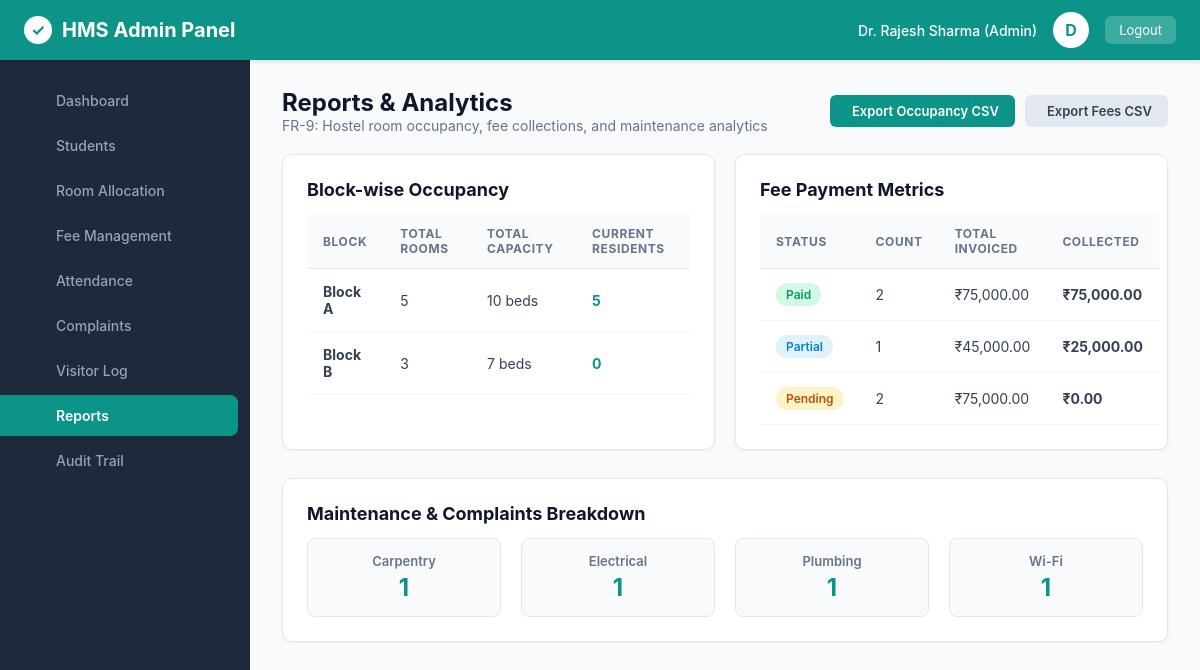
The page /admin/reports (signed in) on the database its author committed.
### tables this page shows
CREATE TABLE users (
        id INTEGER PRIMARY KEY AUTOINCREMENT,
        username TEXT UNIQUE NOT NULL,
        password_hash TEXT NOT NULL,
        role TEXT NOT NULL CHECK(role IN ('admin', 'warden', 'student', 'staff')),
        full_name TEXT NOT NULL,
        email TEXT UNIQUE NOT NULL,
        phone TEXT,
        created_at TIMESTAMP DEFAULT CURRENT_TIMESTAMP
    );

CREATE TABLE rooms (
        id INTEGER PRIMARY KEY AUTOINCREMENT,
        room_number TEXT UNIQUE NOT NULL,
        block TEXT NOT NULL,
        floor INTEGER NOT NULL,
        capacity INTEGER NOT NULL DEFAULT 2,
        occupied_count INTEGER NOT NULL DEFAULT 0,
        room_type TEXT NOT NULL,
        fee_per_semester REAL NOT NULL,
        status TEXT NOT NULL DEFAULT 'Available' CHECK(status IN ('Available', 'Full', 'Maintenance'))
    );

CREATE TABLE fees (
        id INTEGER PRIMARY KEY AUTOINCREMENT,
        student_id INTEGER NOT NULL,
        semester TEXT NOT NULL,
        total_amount REAL NOT NULL,
        paid_amount REAL NOT NULL DEFAULT 0.0,
        status TEXT NOT NULL CHECK(status IN ('Paid', 'Pending', 'Partial')),
        due_date DATE NOT NULL,
        payment_date DATE,
        transaction_id TEXT,
        FOREIGN KEY (student_id) REFERENCES students(id) ON DELETE CASCADE
    );

CREATE TABLE complaints (
        id INTEGER PRIMARY KEY AUTOINCREMENT,
        student_id INTEGER NOT NULL,
        title TEXT NOT NULL,
        category TEXT NOT NULL CHECK(category IN ('Electrical', 'Plumbing', 'Wi-Fi', 'Carpentry', 'Cleanliness', 'Other')),
        description TEXT NOT NULL,
        status TEXT NOT NULL DEFAULT 'Pending' CHECK(status IN ('Pending', 'In Progress', 'Resolved')),
        priority TEXT NOT NULL DEFAULT 'Medium' CHECK(priority IN ('Low', 'Medium', 'High')),
        created_at TIMESTAMP DEFAULT CURRENT_TIMESTAMP,
        updated_at TIMESTAMP DEFAULT CURRENT_TIMESTAMP,
        resolution_remarks TEXT,
        FOREIGN KEY (student_id) REFERENCES students(id) ON DELETE CASCADE
    );

### app/main.py (the view)
@app.get("/admin/reports", response_class=HTMLResponse)
def admin_reports(request: Request):
    user = get_current_user(request)
    if not user or user["role"] != "admin":
        return RedirectResponse(url="/login", status_code=302)
    conn = get_db()
    cursor = conn.cursor()
    cursor.execute("SELECT block, COUNT(*) as total_rooms, SUM(capacity) as capacity, SUM(occupied_count) as occupied FROM rooms GROUP BY block;")
    room_stats = cursor.fetchall()
    cursor.execute("SELECT status, COUNT(*) as count, SUM(total_amount) as total_val, SUM(paid_amount) as collected_val FROM fees GROUP BY status;")
    fee_stats = cursor.fetchall()
    cursor.execute("SELECT category, COUNT(*) as count FROM complaints GROUP BY category;")
    complaint_stats = cursor.fetchall()
    conn.close()
    return templates.TemplateResponse(request=request, name="admin_reports.html", context={
        "user": user,
        "active_page": "reports",
        "room_stats": room_stats,
        "fee_stats": fee_stats,
        "complaint_stats": complaint_stats
    })

### app/templates/admin_reports.html (shortened to what this page needs)
{% extends "base.html" %}
{% block content %}
<div class="card-header-bar">
  <div>
    <h1 style="font-size: 24px; font-weight: 700; color: #0f172a;">Reports & Analytics</h1>
    <p style="font-size: 14px; color: #64748b;">FR-9: Hostel room occupancy, fee collections, and maintenance analytics</p>
  </div>
  <div style="display: flex; gap: 10px;">
    <a href="/admin/reports/export/occupancy" class="btn btn-primary">
       Export Occupancy CSV
    </a>
    <a href="/admin/reports/export/fees" class="btn btn-secondary">
       Export Fees CSV
    </a>
  </div>
</div>
<div class="metrics-grid">
  <div class="content-card" style="margin-bottom: 0;">
    <h2 class="card-title" style="margin-bottom: 14px;">Block-wise Occupancy</h2>
    <table class="data-table">
      <thead>
        <tr>
          <th>Block</th>
          <th>Total Rooms</th>
          <th>Total Capacity</th>
          <th>Current Residents</th>
        </tr>
      </thead>
      <tbody>
        {% for b in room_stats %}
        <tr>
          <td><strong>{{ b.block }}</strong></td>
          <td>{{ b.total_rooms }}</td>
          <td>{{ b.capacity }} beds</td>
          <td><strong style="color: #0d9488;">{{ b.occupied or 0 }}</strong></td>
        </tr>
        {% endfor %}
      </tbody>
    </table>
  </div>
  <div class="content-card" style="margin-bottom: 0;">
    <h2 class="card-title" style="margin-bottom: 14px;">Fee Payment Metrics</h2>
    <table class="data-table">
      <thead>
        <tr>
          <th>Status</th>
          <th>Count</th>
          <th>Total Invoiced</th>
          <th>Collected</th>
        </tr>
      </thead>
      <tbody>
        {% for f in fee_stats %}
        <tr>
          <td>
            <span class="status-badge {% if f.status == 'Paid' %}badge-paid{% elif f.status == 'Partial' %}badge-in-progress{% else %}badge-pending{% endif %}">
              {{ f.status }}
            </span>
          </td>
          <td>{{ f.count }}</td>
          <td>₹{{ "{:,.2f}".format(f.total_val) }}</td>
          <td><strong>₹{{ "{:,.2f}".format(f.collected_val or 0) }}</strong></td>
        </tr>
        {% endfor %}
      </tbody>
    </table>
  </div>
</div>
<div class="content-card" style="margin-top: 24px;">
  <h2 class="card-title" style="margin-bottom: 14px;">Maintenance & Complaints Breakdown</h2>
  <div style="display: flex; gap: 20px; flex-wrap: wrap;">
    {% for c in complaint_stats %}
    <div style="background: #f8fafc; border: 1px solid #e2e8f0; border-radius: 8px; padding: 14px 22px; flex: 1; min-width: 140px; text-align: center;">
      <div style="font-size: 13px; color: #64748b; font-weight: 600;">{{ c.category }}</div>
      <div style="font-size: 24px; font-weight: 700; color: #0d9488; margin-top: 4px;">{{ c.count }}</div>
    </div>
    {% endfor %}
  </div>
</div>
{% endblock %}

### app/templates/base.html (shortened to what this page needs)
<!DOCTYPE html>
<html lang="en">
<head>
  <link rel="stylesheet" href="/static/css/style.css">
</head>
<body>
  <header class="app-header">
    <div class="header-brand">
      <span class="header-brand-icon">✓</span>
      <span>HMS Admin Panel</span>
    </div>
    <div class="header-user-menu">
      <span style="font-size: 14px; font-weight: 500;">{{ user.full_name }} ({{ user.role | capitalize }})</span>
      <div class="header-avatar">{{ user.full_name[0] }}</div>
      <a href="/logout" class="btn-logout"> Logout</a>
    </div>
  </header>
  <aside class="app-sidebar">
    <ul class="sidebar-menu">
      <li class="sidebar-item">
        <a href="/admin/dashboard" class="sidebar-link {% if active_page == 'dashboard' %}active{% endif %}">
          <span>Dashboard</span>
        </a>
      </li>
      {% if user.role in ['admin'] %}
      <li class="sidebar-item">
        <a href="/admin/students" class="sidebar-link {% if active_page == 'students' %}active{% endif %}">
          <span>Students</span>
        </a>
      </li>
      <li class="sidebar-item">
        <a href="/admin/rooms" class="sidebar-link {% if active_page == 'rooms' %}active{% endif %}">
          <span>Room Allocation</span>
        </a>
      </li>
      <li class="sidebar-item">
        <a href="/admin/fees" class="sidebar-link {% if active_page == 'fees' %}active{% endif %}">
          <span>Fee Management</span>
        </a>
      </li>
      {% endif %}
      <li class="sidebar-item">
        <a href="/admin/attendance" class="sidebar-link {% if active_page == 'attendance' %}active{% endif %}">
          <span>Attendance</span>
        </a>
      </li>
      <li class="sidebar-item">
        <a href="/admin/complaints" class="sidebar-link {% if active_page == 'complaints' %}active{% endif %}">
          <span>Complaints</span>
        </a>
      </li>
      <li class="sidebar-item">
        <a href="/admin/visitors" class="sidebar-link {% if active_page == 'visitors' %}active{% endif %}">
          <span>Visitor Log</span>
        </a>
      </li>
      {% if user.role in ['admin'] %}
      <li class="sidebar-item">
        <a href="/admin/reports" class="sidebar-link {% if active_page == 'reports' %}active{% endif %}">
          <span>Reports</span>
        </a>
      </li>
      <li class="sidebar-item">
        <a href="/admin/audit-logs" class="sidebar-link {% if active_page == 'audit' %}active{% endif %}">
          <span>Audit Trail</span>
        </a>
      </li>
      {% endif %}
    </ul>
  </aside>
  <main class="main-content">
    {% block content %}{% endblock %}
  </main>
</body>
</html>

### app/static/css/style.css (style rules this page uses)
:root { --primary-teal: #0d9488; --primary-teal-hover: #0f766e; --primary-dark: #1e293b; --secondary-dark: #0f172a; --sidebar-width: 250px; --bg-light: #f8fafc; --card-bg: #ffffff; --border-color: #e2e8f0; --text-main: #1e293b; --text-muted: #64748b; --accent-yellow: #f59e0b; --accent-red: #ef4444; --accent-green: #10b981; --accent-blue: #3b82f6; }
* { box-sizing: border-box; margin: 0; padding: 0; font-family: -apple-system, BlinkMacSystemFont, "Segoe UI", Roboto, "Helvetica Neue", Arial, sans-serif; }
body { background-color: var(--bg-light); color: var(--text-main); min-height: 100vh; }
.app-header { height: 60px; background-color: #0d9488; color: #ffffff; display: flex; align-items: center; justify-content: space-between; padding: 0 24px; position: fixed; top: 0; left: 0; right: 0; z-index: 100; box-shadow: 0 2px 4px rgba(0,0,0,0.1); }
.header-brand { display: flex; align-items: center; gap: 10px; font-size: 20px; font-weight: 700; }
.header-brand-icon { background: #ffffff; color: #0d9488; border-radius: 50%; width: 28px; height: 28px; display: inline-flex; align-items: center; justify-content: center; font-size: 16px; }
.header-user-menu { display: flex; align-items: center; gap: 16px; }
.header-avatar { width: 36px; height: 36px; background-color: #ffffff; color: #0d9488; border-radius: 50%; display: flex; align-items: center; justify-content: center; font-weight: 700; font-size: 16px; }
.btn-logout { color: #ffffff; background: rgba(255, 255, 255, 0.2); border: none; padding: 6px 14px; border-radius: 6px; font-size: 13px; cursor: pointer; text-decoration: none; transition: background 0.2s; }
.app-sidebar { width: var(--sidebar-width); background-color: #1e293b; position: fixed; top: 60px; bottom: 0; left: 0; padding: 20px 0; overflow-y: auto; z-index: 90; }
.sidebar-menu { list-style: none; }
.sidebar-item { margin-bottom: 4px; }
.sidebar-link { display: flex; align-items: center; gap: 12px; padding: 12px 24px; color: #94a3b8; text-decoration: none; font-size: 14px; font-weight: 500; transition: all 0.2s ease; }
.sidebar-link.active { color: #ffffff; background-color: #0d9488; font-weight: 600; border-radius: 0 8px 8px 0; margin-right: 12px; }
.main-content { margin-left: var(--sidebar-width); margin-top: 60px; padding: 28px 32px; min-height: calc(100vh - 60px); }
.metrics-grid { display: grid; grid-template-columns: repeat(auto-fit, minmax(220px, 1fr)); gap: 20px; margin-bottom: 28px; }
.content-card { background: #ffffff; border-radius: 10px; padding: 24px; box-shadow: 0 1px 3px rgba(0,0,0,0.06); border: 1px solid var(--border-color); margin-bottom: 28px; }
.card-header-bar { display: flex; align-items: center; justify-content: space-between; margin-bottom: 20px; }
.card-title { font-size: 18px; font-weight: 700; color: #0f172a; }
.data-table { width: 100%; border-collapse: collapse; text-align: left; }
.data-table th { background-color: #f8fafc; padding: 12px 16px; font-size: 12px; font-weight: 700; text-transform: uppercase; letter-spacing: 0.05em; color: #64748b; border-bottom: 1px solid var(--border-color); }
.data-table td { padding: 14px 16px; font-size: 14px; border-bottom: 1px solid #f1f5f9; color: #334155; vertical-align: middle; }
.status-badge { display: inline-block; padding: 4px 10px; border-radius: 20px; font-size: 12px; font-weight: 600; text-align: center; }
.badge-pending { background-color: #fef3c7; color: #b45309; }
.badge-in-progress { background-color: #e0f2fe; color: #0284c7; }
.badge-resolved, .badge-paid, .badge-available, .badge-present { background-color: #d1fae5; color: #059669; }
.btn { display: inline-flex; align-items: center; gap: 6px; padding: 8px 16px; border-radius: 6px; font-size: 13px; font-weight: 600; cursor: pointer; text-decoration: none; border: none; transition: all 0.2s; }
.btn-primary { background-color: var(--primary-teal); color: #ffffff; }
.btn-secondary { background-color: #e2e8f0; color: #334155; }

### rows shown on the page
users: full_name "Dr. Rajesh Sharma", role "Admin", full_name "D"
rooms: block "Block B", total_rooms "3", capacity "7", occupied_count "0"
fees: status "Partial", count "1", total_val "45,000.00", paid_amount "25,000.00"
complaints: category "Carpentry", count "1"
complaints: category "Electrical", count "1"
complaints: category "Plumbing", count "1"
complaints: category "Wi-Fi", count "1"

### other values the page prints
{{ b.block }} "Block A"
{{ b.total_rooms }} "5"
{{ b.capacity }} "10"
{{ b.occupied or 0 }} "5"
{{ f.status }} "Paid" "Pending"
{{ f.count }} "2" "2"
{{ "{:,.2f}".format(f.total_val) }} "75,000.00" "75,000.00"
{{ "{:,.2f}".format(f.collected_val or 0) }} "75,000.00" "0.00"
